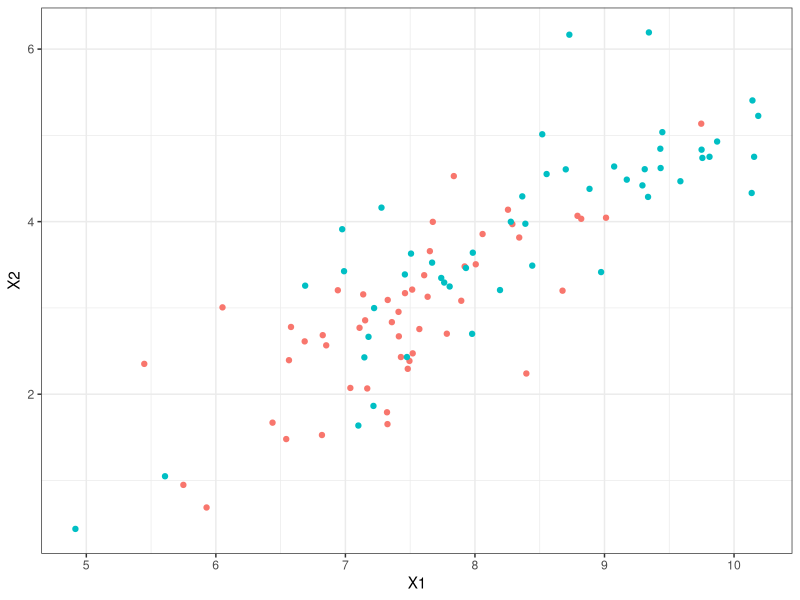
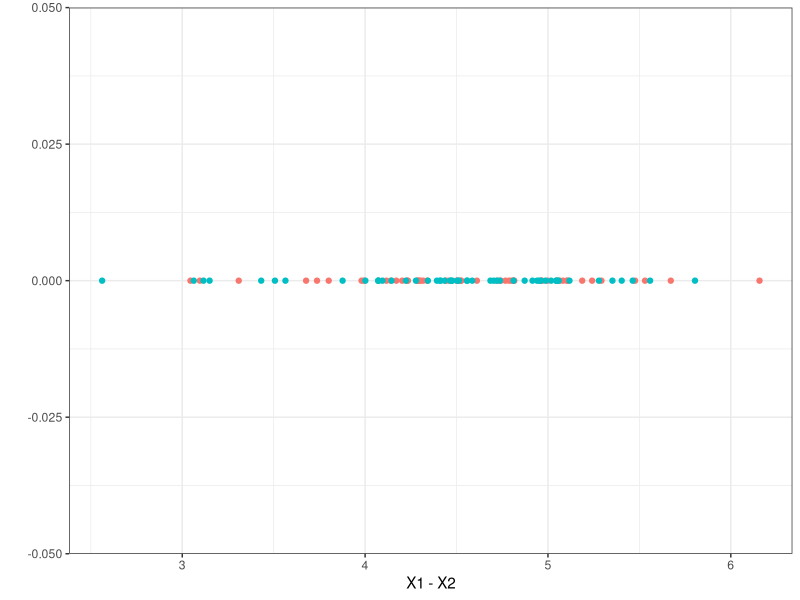
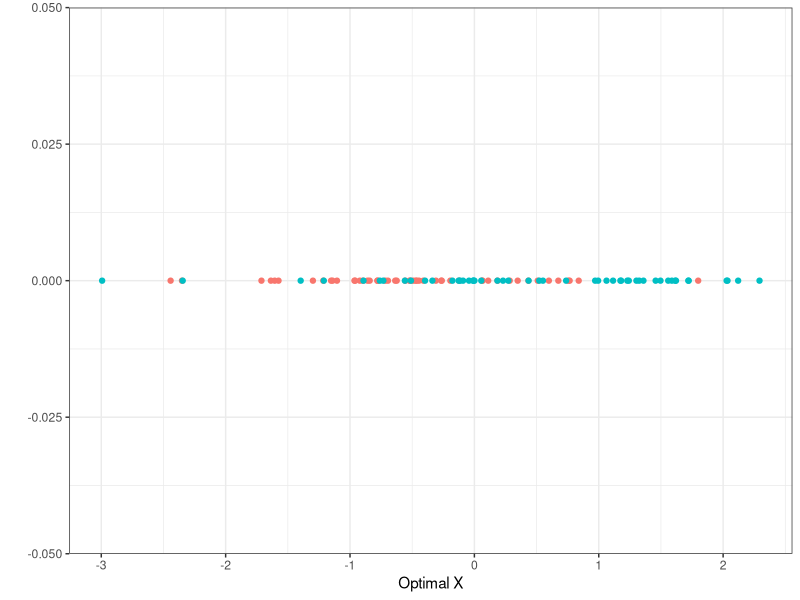

R code for these plots, in order:
## ---- chunk 1
#| echo: true
#| eval: true
#| warning: false
library(MASS)
library(tidyverse)

n <- 50
R <- matrix(
  c(1, 0.8, 0.8, 1), 
  nrow = 2, ncol = 2, byrow = TRUE
)
            
mu_1 <- c(X = 7.5, Y = 3)
data_1 <- MASS::mvrnorm(n, mu = mu_1, Sigma = R)
mu_2 <- c(X = 8.5, Y = 4)
data_2 <- MASS::mvrnorm(n, mu = mu_2, Sigma = R)
data <- data.frame(rbind(data_1, data_2))
data$group <- as.factor(rep(c(1, 2), each = n))

model <- lda(group ~ ., data = data)
data$new_X <- predict(model, data)$x
## ---- chunk 2
#| echo: false
#| eval: true
#| fig-align: "center"
#| fig-width: 10
#| fig-height: 4.5
ggplot(data) +
  geom_point(aes(x = X, y = Y, color = group)) +
  xlab(label = "X1") +
  ylab(label = "X2") +
  theme_bw() +
  theme(legend.position = "none")
## ---- chunk 3
#| echo: false
#| eval: true
#| fig-align: "center"
#| fig-width: 10
#| fig-height: 4.5
ggplot(data) +
  geom_point(aes(x = X - Y, y = 0, color = group)) +
  xlab(label = "X1 - X2") +
  ylab(label = "") +
  theme_bw() +
  theme(legend.position = "none")
## ---- chunk 4
#| echo: false
#| eval: true
#| fig-align: "center"
#| fig-width: 10
#| fig-height: 4.5
model <- lda(group ~ ., data = data)
data$new_X <- predict(model, data)$x
ggplot(data) +
  geom_point(aes(x = new_X, y = 0, color = group)) +
  xlab(label = "Optimal X") +
  ylab(label = "") +
  theme_bw() +
  theme(legend.position = "none")
